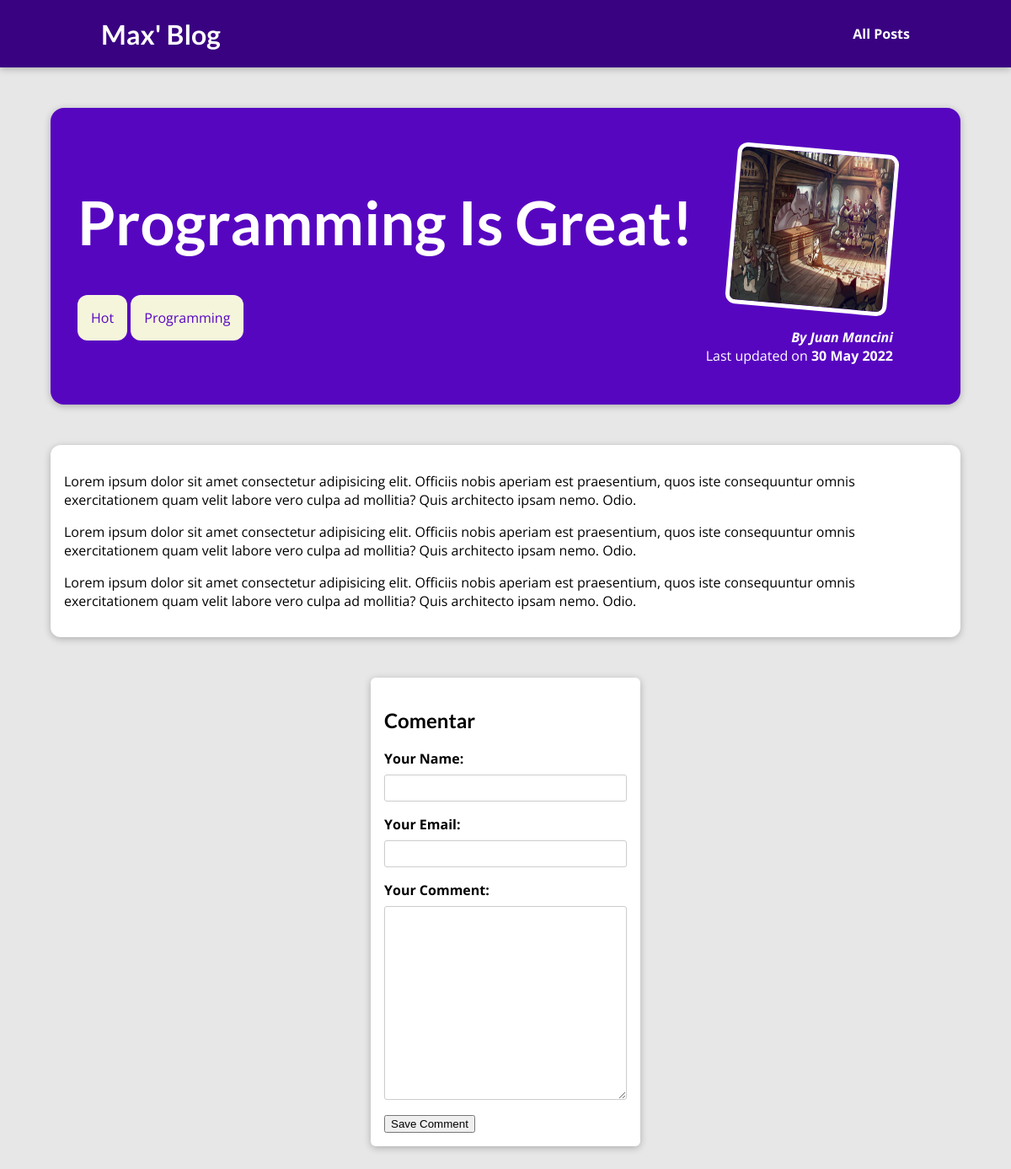
Page /posts/programming-is-fun on the committed database.
### blog/models.py (models this page shows, shortened)
class Post(models.Model):
    title = models.CharField(max_length=150)
    excerpt = models.CharField(max_length=200)
    image = models.ImageField(upload_to="posts", null=True)
    date = models.DateField(auto_now=True)
    slug = models.SlugField(unique=True, db_index=True)
    content = models.TextField(validators=[MinLengthValidator(10)])
    author = models.ForeignKey(
        Author, on_delete=models.SET_NULL, related_name="posts", null=True)
    tags = models.ManyToManyField(Tag)

class Tag(models.Model):
  caption = models.CharField(max_length=20)

class Author(models.Model):
    first_name = models.CharField(max_length=100)
    last_name = models.CharField(max_length=100)
    email_address = models.EmailField()
    def full_name(self):
        return f"{self.first_name} {self.last_name}"
    def __str__(self) -> str:
        return self.full_name()

### blog/views.py (the view)
# urls.py: path("posts/<slug:slug>", views.PostDetailView.as_view(),
class PostDetailView(DetailView):
    template_name = "blog/post-detail.html"
    model = Post
    def get_context_data(self, **kwargs):
        context = super().get_context_data(**kwargs)
        context["post_tags"] = self.object.tags.all()
        context["comment_form"] = CommentForm()
        return context

### blog/forms.py
class CommentForm(forms.ModelForm):
    class Meta:
        model = Comment
        exclude = ["post", "date"]
        labels = {
            "username": "Your Name",
            "user_email": "Your Email",
            "text": "Your Comment"
        }

### blog/templates/blog/post-detail.html (shortened to what this page needs)
{% extends "base.html" %}
{% load static %}
{% block css_files %}
<link rel="stylesheet" href="{% static "blog/post-detail.css" %}" />
{% endblock %}
{% block content %}
<section id="summary">
  <h2>{{ post.title }}</h2>
  <div>
    {% for tag in post_tags %}
      <span class="tag">{{ tag.caption }}</span>
    {% endfor %}
  </div>
  <article>
    <img src="{{ post.image.url }}" alt="{{ post.title }}" />
    <address>By <a href="mailto:{{ post.author.email_address }}">{{ post.author }}</a></address>
    <div>Last updated on <time>{{ post.date|date:"d M Y" }}</time></div>
  </article>
</section>
<main>
  {{ post.content|linebreaks }}
</main>
<section id="comment-form">
  <h2>Comentar</h2>
  <form action="{% url 'post-detail-page' post.slug %}" method="POST">
    {% for form_field in comment_form %}
      <div class="form-control">
        {{ form_field.label_tag }}
        {{ form_field }}
      </div>
    {% endfor %}
    <button>Save Comment</button>
  </form>
</section>
{% endblock %}

### static/app.css (style rules this page uses)
* { box-sizing: border-box; }
html { font-family: 'Open Sans', 'Lato', sans-serif; }
body { margin: 0; }
h1, h2, h3 { font-family: 'Lato', sans-serif; font-weight: bold; }

### blog/static/blog/post-detail.css (style rules this page uses)
body { background-color: #e7e7e7; }
#summary { margin: 8rem auto 3rem auto; padding: 2rem; width: 90%; max-width: 90rem; border-radius: 16px; background-color: #5706c0; position: relative; box-shadow: 0 2px 8px rgba(0, 0, 0, 0.25); height: 22rem; }
#summary h2 { color: white; font-size: 4.5rem; }
#summary article { position: absolute; top: 2rem; right: 3rem; padding: 1rem 2rem; border-radius: 12px; text-align: right; color: white; }
#summary article img { width: 12rem; height: 12rem; border-radius: 12px; transform: rotateZ(5deg); border: 5px solid white; margin-bottom: 1rem; }
#summary address { font-weight: bold; }
#summary a { color: white; text-decoration: none; }
#summary time { font-weight: bold; }
main { width: 90%; max-width: 90rem; margin: 3rem auto; background-color: white; padding: 1rem; border-radius: 12px; box-shadow: 0 2px 8px rgba(0, 0, 0, 0.25); }
.tag { background-color: beige; color: #5706c0; padding: 1rem; border-radius: 12px; }
#comment-form { margin: 3rem auto; width: 90%; max-width: 20rem; border-radius: 6px; background-color: white; box-shadow: 0 2px 8px rgba(0, 0, 0, 0.25); padding: 1rem; }
.form-control { margin-bottom: 1rem; }
.form-control label { font-weight: bold; margin-bottom: 0.5rem; display: block; }
.form-control input, .form-control textarea { display: block; width: 100%; font: inherit; padding: 0.25rem; border-radius: 3px; border: 1px solid #ccc; }

### rows in the picture
Post: title "Programming Is Great!", image (picture), author "Juan Mancini", date "30 May 2022", content "Lorem ipsum dolor sit amet consectetur adipisicing elit. Officiis nobis aperiam est praesentium, quos iste consequuntur omnis exercitationem quam velit labore vero culpa ad mollitia? Quis architecto ipsam nemo. Odio. Lorem ipsum dolor sit amet consectetur adipisicing elit. Officiis nobis aperiam est praesentium, quos iste consequuntur omnis exercitationem quam velit labore vero culpa ad mollitia? Quis architecto ipsam nemo. Odio. Lorem ipsum dolor sit amet consectetur adipisicing elit. Officiis nobis aperiam est praesentium, quos iste consequuntur omnis exercitationem quam velit labore vero culpa ad mollitia? Quis architecto ipsam nemo. Odio."
Tag: caption "Hot"
Tag: caption "Programming"
